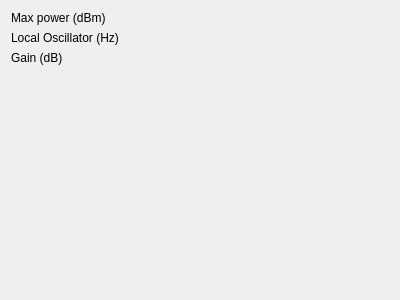
<?xml version="1.0" encoding="UTF-8"?>
<ui version="4.0">
 <class>BUCSettingsWidget</class>
 <widget class="QWidget" name="BUCSettingsWidget">
  <property name="geometry">
   <rect>
    <x>0</x>
    <y>0</y>
    <width>400</width>
    <height>300</height>
   </rect>
  </property>
  <property name="windowTitle">
   <string>Form</string>
  </property>
  <layout class="QFormLayout" name="formLayout">
   <item row="0" column="0">
    <widget class="QLabel" name="maxPowerLabel">
     <property name="text">
      <string>Max power (dBm)</string>
     </property>
    </widget>
   </item>
   <item row="1" column="0">
    <widget class="QLabel" name="loLabel">
     <property name="text">
      <string>Local Oscillator (Hz)</string>
     </property>
    </widget>
   </item>
   <item row="2" column="0">
    <widget class="QLabel" name="gainLabel">
     <property name="text">
      <string>Gain (dB)</string>
     </property>
    </widget>
   </item>
   <item row="2" column="1">
    <widget class="QLongSpinBox" name="gain" native="true"/>
   </item>
   <item row="1" column="1">
    <widget class="QLongSpinBox" name="transferFrequency" native="true"/>
   </item>
   <item row="0" column="1">
    <widget class="QLongSpinBox" name="maxPower" native="true"/>
   </item>
  </layout>
 </widget>
 <customwidgets>
  <customwidget>
   <class>QLongSpinBox</class>
   <extends>QWidget</extends>
   <header>qlongspinbox.h</header>
   <container>1</container>
  </customwidget>
 </customwidgets>
 <resources/>
 <connections/>
</ui>
